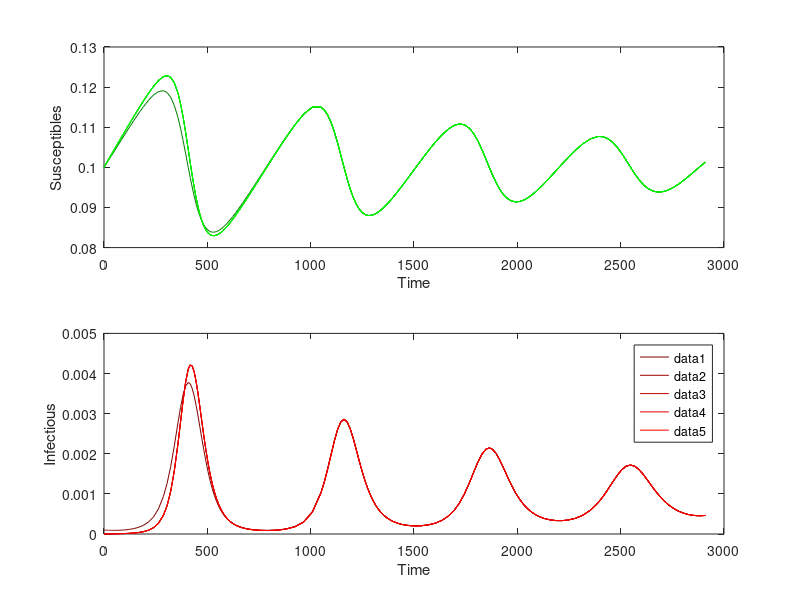

MATLAB code to generate this figure:
function [t,X,Y] = Program_7_1(n,beta,gamma,nu,mu,m,X0,Y0,MaxTime)
%
% 
%
% Program_7_1( n, beta, gamma, nu, mu, m, X0, Y0, MaxTime)
%      This is the MATLAB version of program 7.1 from page 241 of 
% "Modeling Infectious Disease in humans and animals" 
% by Keeling & Rohani.
% 
% It is the SIR epidemic in a metapopulation with "animal-like" movements
% of infected or susceptible individuals across the network.
% 
% The default model employs global coupling between ALL subpopulations; an
% alterative linear arrangement, with nearest-neighbour coupling can be
% achieved by:
% 
% Program_7_1(n,beta,gamma,nu,mu,m*(diag(ones(1,n-1),1)+diag(ones(1,n-1),-1)),X0,Y0,MaxTime)
%

% Sets up default parameters if necessary.
if nargin == 0
   n=5;
   beta=1.0*ones(n,1);
   gamma=0.1*ones(n,1);
   nu=0.0001*ones(n,1);
   mu=0.0001*ones(n,1);
   X0=0.1*ones(n,1);
   Y0=0.0*ones(n,1); Y0(1)=0.0001;
   MaxTime=2910;
   m=0.001*ones(n,n); m=m-diag(diag(m));
end

% Check all parameters are the right size
beta=CheckSize(beta,n,1,'beta');
gamma=CheckSize(gamma,n,1,'gamma');
nu=CheckSize(nu,n,1,'nu');
mu=CheckSize(mu,n,1,'mu');
m=CheckSize(m,n,n,'m');
X0=CheckSize(X0,n,1,'X0');
Y0=CheckSize(Y0,n,1,'Y0');

% Checks all the parameters are valid
CheckGreaterOrEqual(beta,0,'beta');
CheckGreaterOrEqual(gamma,0,'gamma');
CheckGreaterOrEqual(nu,0,'nu');
CheckGreaterOrEqual(mu,0,'mu');
CheckGreaterOrEqual(m,0,'m');
CheckGreaterOrEqual(X0,0,'X0');
CheckGreaterOrEqual(Y0,0,'Y0');

if sum(abs(diag(m)))>0
    warning('Diagonal terms in movement matrix m are non-zero');
end

X=X0; Y=Y0; All=reshape([X';Y'],2*n,1);

% The main iteration 
options = odeset('RelTol', 1e-4);
[t, pop]=ode45(@Diff_7_1,[0 MaxTime],All,options,n, beta, gamma, nu, mu,m);

X=pop(:,1:2:(2*n)); Y=pop(:,2:2:(2*n));

% plots the graphs with scaled colours
subplot(2,1,1)
h=plot(t,X,'-g');
for i=1:n
    set(h(i),'Color',[0 0.5+0.5*(i-1)/(n-1) 0]);
end
xlabel 'Time';
ylabel 'Susceptibles'

subplot(2,1,2) 
h=plot(t,Y,'-r');
for i=1:n
    set(h(i),'Color',[0.5+0.5*(i-1)/(n-1) 0 0]);
end
legend(h);
xlabel 'Time';
ylabel 'Infectious'



% Calculates the differential rates used in the integration.
function dPop=Diff_7_1(t,pop, n, beta, gamma, nu, mu, m)

X=pop(1:2:(2*n)); Y=pop(2:2:(2*n));

dPop=zeros(2*n,1);

% Note the different use of .* and *

dPop(1:2:(2*n))= nu -beta.*X.*Y - mu.*X + m*X - sum(m)'.*X;
dPop(2:2:(2*n))= beta.*X.*Y - gamma.*Y - mu.*Y + m*Y - sum(m)'.*Y;


% Does a simple check on the size and possible transpose
function Parameter=CheckSize(Parameter, L, W, str)

[l w]=size(Parameter);

if(l==W & w==L)
    Parameter=Parameter'; [l w]=size(Parameter);
end

if(l==1 & w==1)
    warning('Parameter %s is a scaler value, expanding to size %d x %d',str,L,W);
    Parameter=Parameter*ones(L,W);
    [l w]=size(Parameter);
end

if(l~=L | w~=W)
    error('Parameter %s is of size %d x %d and not %d x %d',str,l,w,L,W);
end


% Does a simple check on the value
function []=CheckGreaterOrEqual(Parameter, Value, str)

m=find(Parameter<Value);
if length(m)>0
    error('Parameter %s(%g) (=%g) is less than %g',str,m(1),Parameter(m(1)),Value);
end


